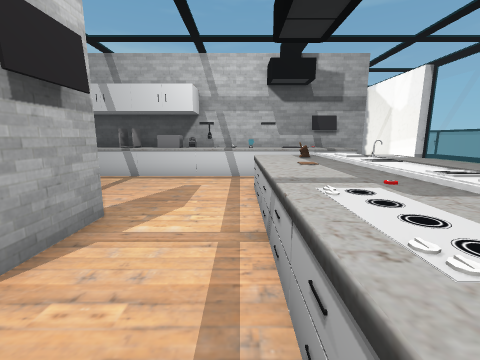
[1] (above)

17 first-person views from a walk through a scene from a Unity 3-D project. The camera is 1.5 m above the floor, tilts 10° down and sees 90° across. Doors are open. The floor is counted in squares, 1 m on a side. Each view is taken from the middle of a square. On the plan, view 1 faces up. The plan holds only what a view shows up to about 13 squares ahead; the rest is blank. The player is left out. Some surface patterns are stand-ins.

[2]
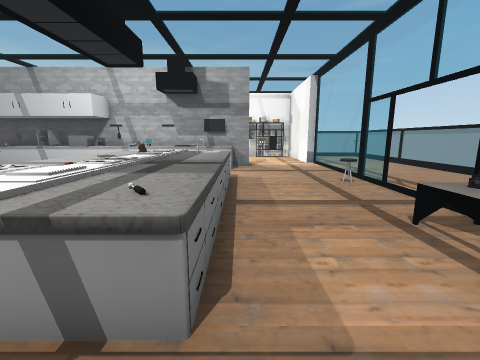

[3]
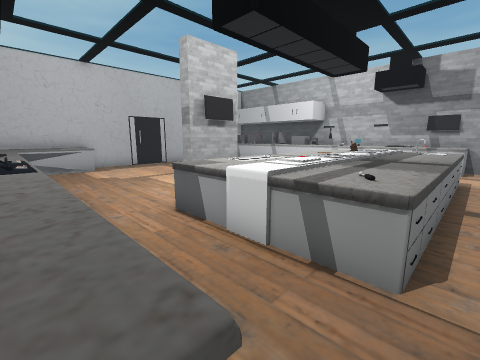

[4]
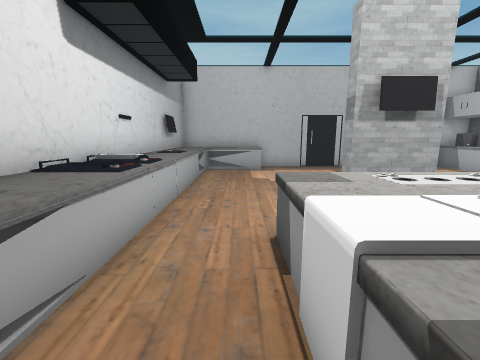

[5]
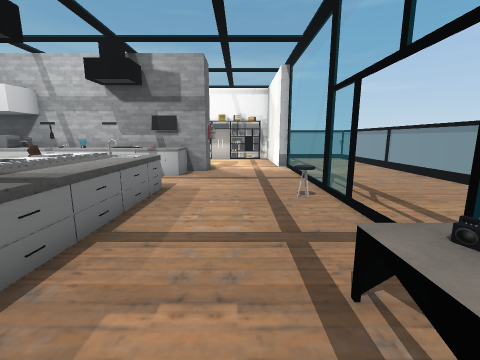

[6]
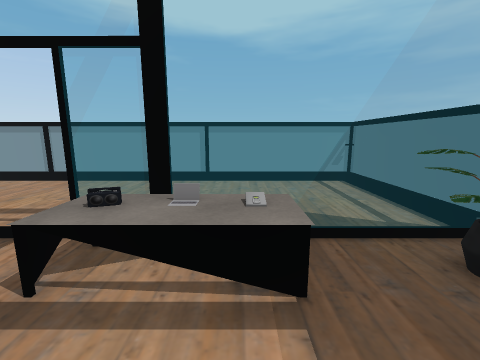

[7]
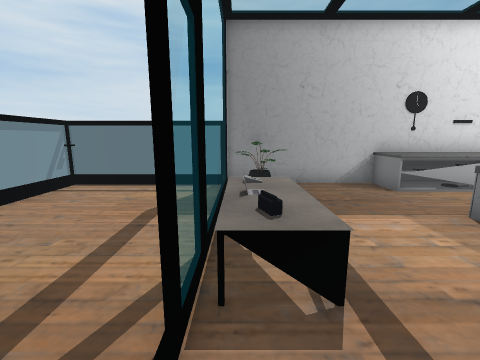

[8]
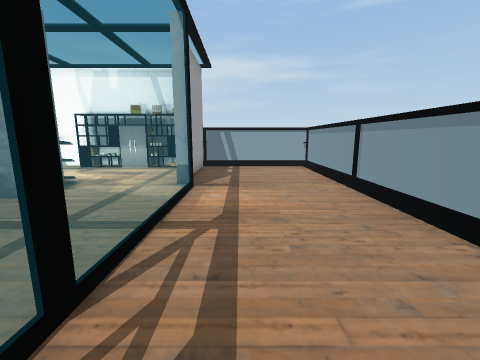

[9]
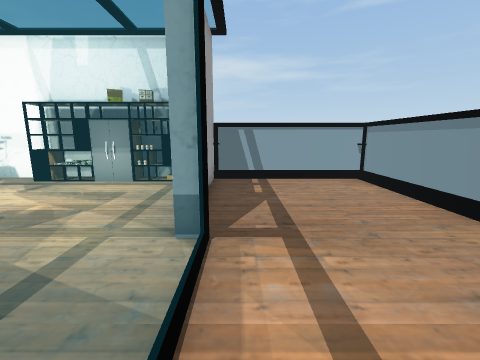

[10]
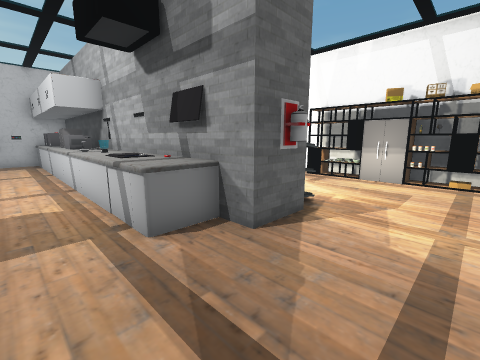

[11]
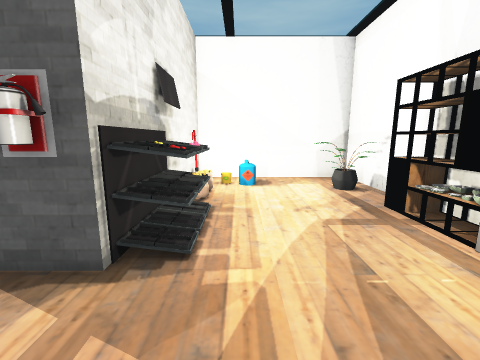

[12]
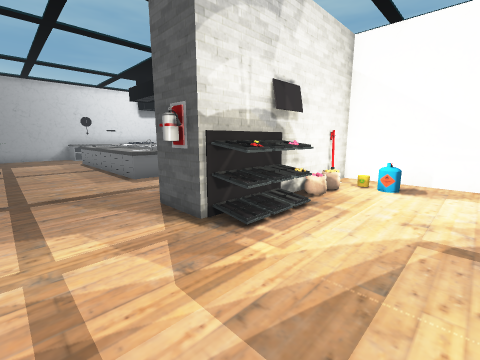

[13]
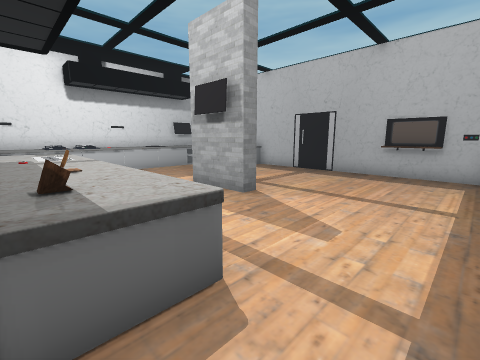

[14]
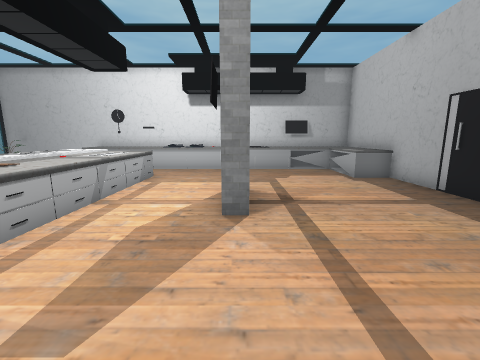

[15]
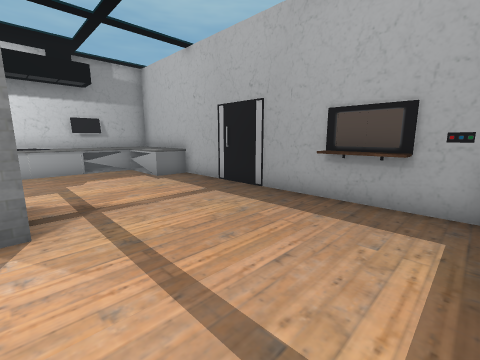

[16]
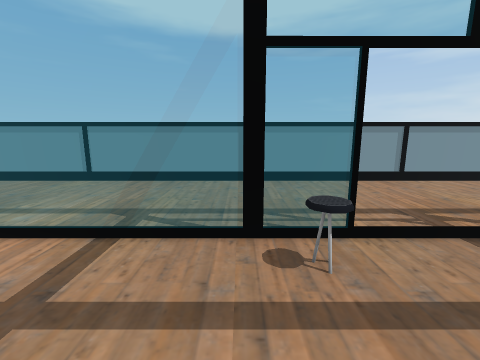

[17]
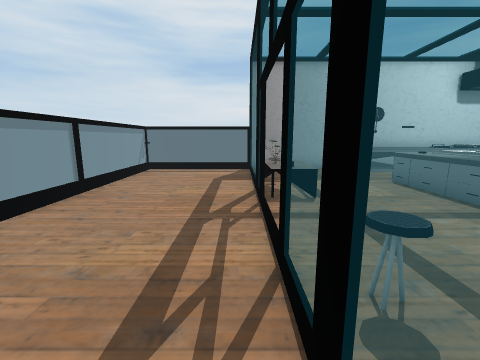

### Floor plan
Key: @ floor where view 1 was taken; # wall or solid block; . floor; D open door; = window, fence, low wall or low ledge; ^ raised ledge; S stove; T stool; A table; R radio; B basket; E fire extinguisher; L laptop; O other object.
Columns run from 9 left of view 1 to 15 right of it. Each row starts with its distance up from view 1.
 18         ######   ########
 17         #OO.#######.....
 16         #.O.......#.....
 15         #.........#.....
 14         #=........#.....
 13         ##O###^...#.....#
 12         #######E..=.....#
 11   #############...=.....
 10 ###^=^#^^^^OO^=...=.....
  9 #.................=.....
  8 ##................=.....
  7 ##........^^^^....=.....#
  6 #.........^^^^....T.....
  5 #.........^^^^....#D....
  4 #.....#...^^^^.....D....
  3 #.....#...^^^^.....D....
  2 #.........S^^^...AR.....
  1 #.........S^^^...AL.....#
  0 #^.......@^^^^...AO.....
 -1 #^^..............AA.....
 -2 #^^..............^=.....
 -3 #^^^^^^^B^^^^^...#=.....
 -4 #^^^^^^^^^^^^^###########

Positions as (right, up) in squares from view 1, and headings:
1: (0, 0), facing up
2: (5, -2), facing up
3: (5, -3), facing up-left
4: (4, -1), facing left
5: (7, 0), facing up
6: (6, 0), facing right
7: (9, 4), facing down
8: (11, 5), facing up
9: (10, 9), facing up
10: (8, 8), facing up-left
11: (8, 14), facing left
12: (8, 16), facing down-left
13: (2, 9), facing down-left
14: (-3, 9), facing down
15: (-3, 9), facing down-left
16: (6, 7), facing right
17: (10, 8), facing down
